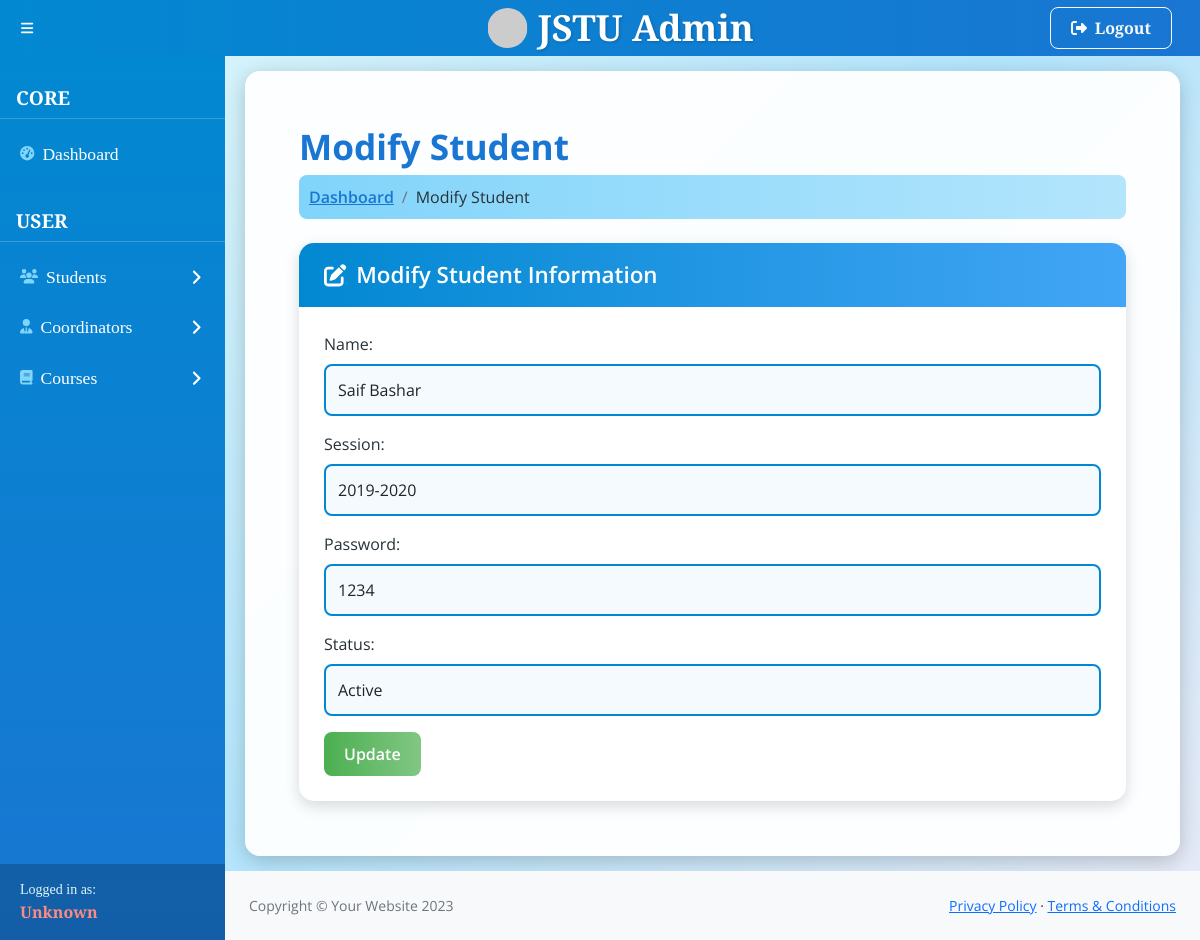
Page /user/superadmin/modify_student.php?id=2010111 on the committed database.
### tables this page shows
CREATE TABLE `students` (
  `id` int(11) NOT NULL,
  `password` varchar(255) NOT NULL,
  `name` varchar(255) NOT NULL,
  `session` varchar(255) NOT NULL,
  `status` int(11) DEFAULT 0
);

### user/superadmin/modify_student.php (the view, shortened to what this page needs)
<?php
include('../../includes/config.php');
if (isset($_GET['id'])) {
    $studentId = $_GET['id'];
    try {
        $sql = "SELECT id, name, session, password, status FROM students WHERE id = :id";
        $stmt = $pdo->prepare($sql);
        $stmt->bindParam(':id', $studentId, PDO::PARAM_INT);
        $stmt->execute();
        if ($stmt->rowCount() > 0) {
            $student = $stmt->fetch();
        } else {
            die("Student not found.");
        }
    } catch (PDOException $e) {
        die("Error fetching student details: " . htmlspecialchars($e->getMessage()));
    }
} else {
    die("Invalid request. Student ID is missing.");
}
?>
<!DOCTYPE html>
<html lang="en">
<head>
    <link href="https://cdn.jsdelivr.net/npm/simple-datatables@7.1.2/dist/style.min.css" rel="stylesheet" />
    <link href="css/styles.css" rel="stylesheet" />
</head>
<body>
    <?php include("header.php"); ?>
    <div id="layoutSidenav">
        <?php include("layout_nav.php"); ?>
        <div id="layoutSidenav_content">
            <main class="results-view-main">
                <div class="container-fluid px-4">
                    <h1 class="mt-4">Modify Student</h1>
                    <ol class="breadcrumb mb-4">
                        <li class="breadcrumb-item"><a href="./admin_dashboard.php">Dashboard</a></li>
                        <li class="breadcrumb-item active">Modify Student</li>
                    </ol>
                    <div class="results-view-card">
                        <div class="card-header">
                            <i class="fas fa-edit me-1"></i>
                            Modify Student Information
                        </div>
                        <div class="card-body results-view-form">
                            <form action="update_student.php" method="POST">
                                <div class="mb-3">
                                    <label for="name" class="form-label">Name:</label>
                                    <input type="text" class="form-control" id="name" name="name" value="<?php echo htmlspecialchars($student['name']); ?>" required>
                                </div>
                                <div class="mb-3">
                                    <label for="session" class="form-label">Session:</label>
                                    <input type="text" class="form-control" id="session" name="session" value="<?php echo htmlspecialchars($student['session']); ?>" required>
                                </div>
                                <div class="mb-3">
                                    <label for="password" class="form-label">Password:</label>
                                    <input type="text" class="form-control" id="password" name="password" value="<?php echo htmlspecialchars($student['password']); ?>" required>
                                </div>
                                <div class="mb-3">
                                    <label for="status" class="form-label">Status:</label>
                                    <select class="form-select" id="status" name="status" required>
                                        <option value="1" <?php echo ($student['status'] === '1') ? 'selected' : ''; ?>>Active</option>
                                    </select>
                                </div>
                                <button type="submit" class="btn btn-primary">Update</button>
                            </form>
                        </div>
                    </div>
                </div>
            </main>
            <footer class="py-4 bg-light mt-auto">
                <div class="container-fluid px-4">
                    <div class="d-flex align-items-center justify-content-between small">
                        <div class="text-muted">Copyright © Your Website 2023</div>
                        <div>
                            <a href="#">Privacy Policy</a>
                            · <a href="#">Terms & Conditions</a>
                        </div>
                    </div>
                </div>
            </footer>
        </div>
    </div>
</body>
</html>

### user/superadmin/modify_student.php (style rules this page uses)
body { font-family: 'Open Sans', sans-serif; background: linear-gradient(135deg, #e0f7fa, #b3e5fc, #e8eaf6); color: #263238; }
h1 { font-family: 'Open Sans', sans-serif; font-weight: 700; color: #1976d2; font-size: 2.2em; }
.results-view-main { padding: 30px; background: rgba(255, 255, 255, 0.95); border-radius: 15px; box-shadow: 0 5px 20px rgba(0, 0, 0, 0.2); margin: 15px 20px; max-width: 1100px; }
.results-view-card { border-radius: 15px; box-shadow: 0 5px 15px rgba(0, 0, 0, 0.15); background: #ffffff; margin-bottom: 25px; transition: transform 0.3s ease, box-shadow 0.3s ease; }
.results-view-card .card-header { background: linear-gradient(90deg, #0288d1, #42a5f5); color: #fff; border-radius: 15px 15px 0 0; padding: 15px 25px; font-family: 'Open Sans', sans-serif; font-weight: 600; font-size: 1.4em; }
.results-view-card .card-body { padding: 25px; }
.results-view-form .form-control, .results-view-form .form-select { border-radius: 8px; border: 2px solid #0288d1; padding: 12px; font-family: 'Open Sans', sans-serif; font-size: 1em; transition: border-color 0.3s ease, box-shadow 0.3s ease; background: #f5faff; }
.results-view-form .btn-primary { background: linear-gradient(90deg, #4caf50, #81c784); border: none; border-radius: 8px; padding: 10px 20px; font-family: 'Open Sans', sans-serif; font-weight: 600; font-size: 1em; color: #fff; transition: background 0.3s ease, transform 0.3s ease; }
.breadcrumb { background: linear-gradient(90deg, #81d4fa, #b3e5fc); border-radius: 8px; padding: 10px; }
.breadcrumb-item a { color: #1976d2; font-weight: 600; }
.breadcrumb-item.active { color: #263238; }

### rows in the picture
students: name "Saif Bashar", session "2019-2020", password "1234"
